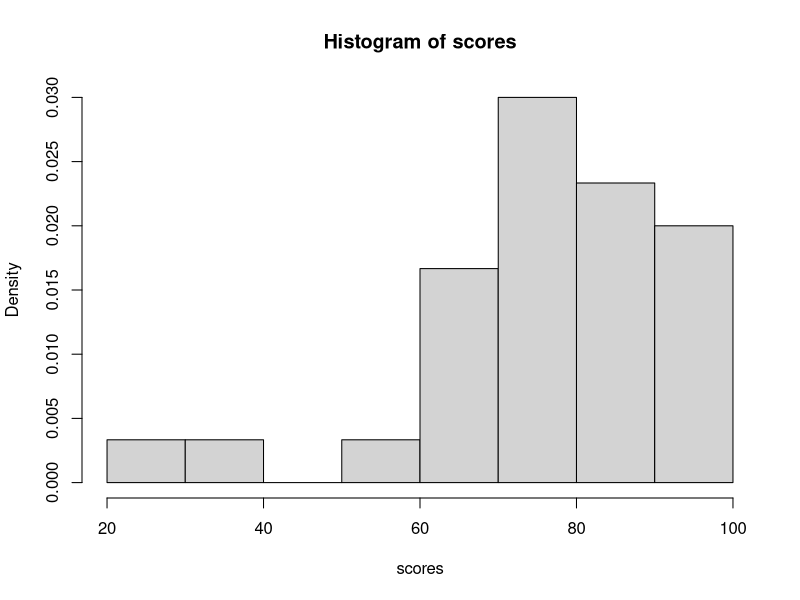
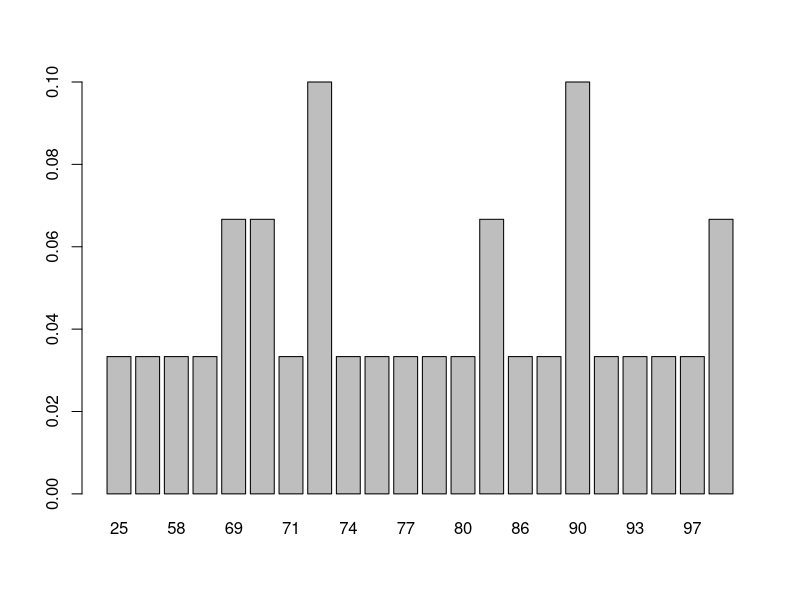
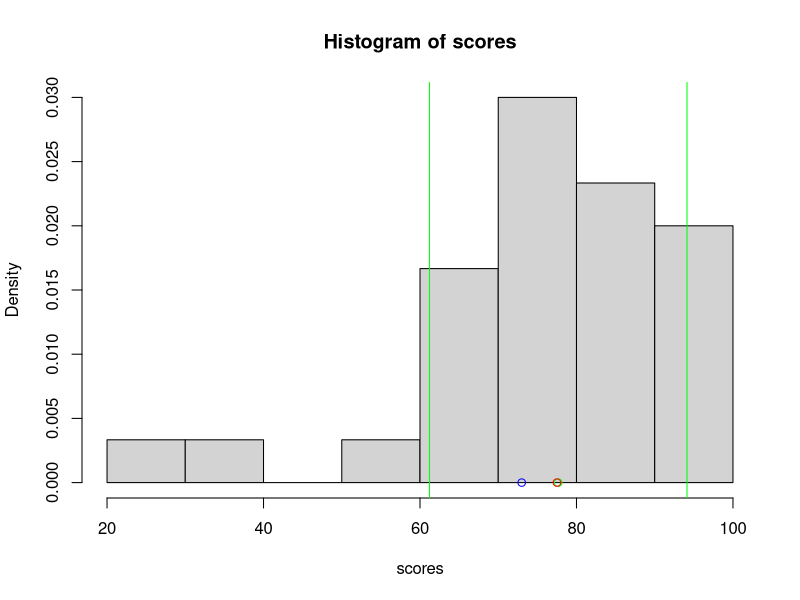
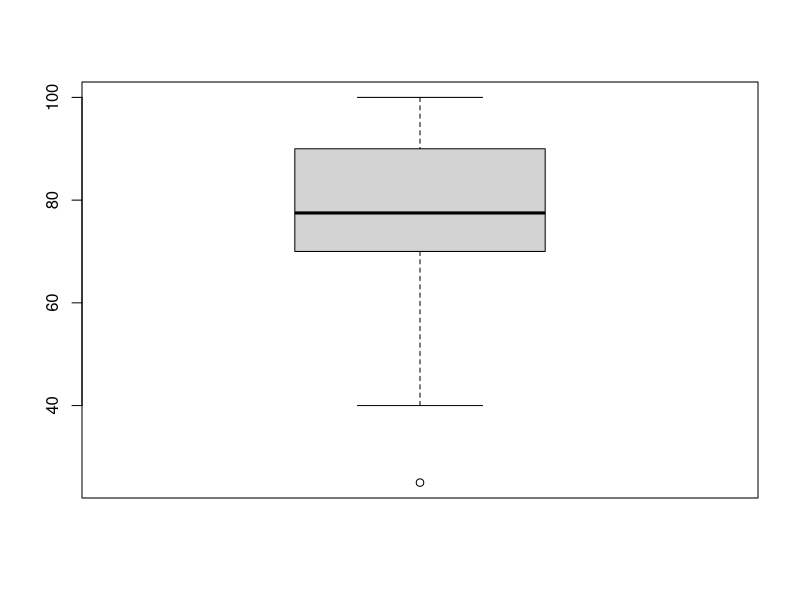

Write R code to recreate these figures, in order.
### This file contains exercises regarding descriptive statistics


#TASKS
# a) plot the student scores data 
# b) calculate mean,mode, median, and add it to the plot
# c) call the boxplot function in R with the student scores data


#student score:
scores=c(86, 80, 25, 77, 73, 76, 100, 90, 69, 93,
  90, 83, 70, 73, 73, 70, 90, 83, 71, 95,
  40, 58, 68, 69, 100, 78, 87, 97, 92, 74)
#a)

##plot a histogram
hist(scores,freq = F)


##define a function
plotMyDataRelative=function(data){
  
  cases = unique(data) ## get uniqie data points
  cases =cases[order(cases)] 
  heights = c()## create an empty array for the results
  for(i in 1:length(cases)){
    heights = c(heights,sum(data==cases[i])/length(data) )
  }
  
  barplot(heights,names.arg = cases)
  ##resturn the estimates so that I can use them later
  list( 'heights'= heights,'values'=cases)
}
## call my plot function, save results for later mode estimation
result = plotMyDataRelative(scores)



# b)

##calculate mean, mode, and std. dev. and plot these

##plot
hist(scores,freq = F)
#plot mean
points(mean(scores),0,col='green')
points(median(scores),0,col='red')
points(result$values[which.max(result$heights)],0,col='blue')

#plot mu+std and mu-std
abline(v=mean(scores)+sqrt(var(scores)),col='green' )
abline(v=mean(scores)-sqrt(var(scores)),col='green' )


#c) make a boxplot for the data
boxplot(scores)
